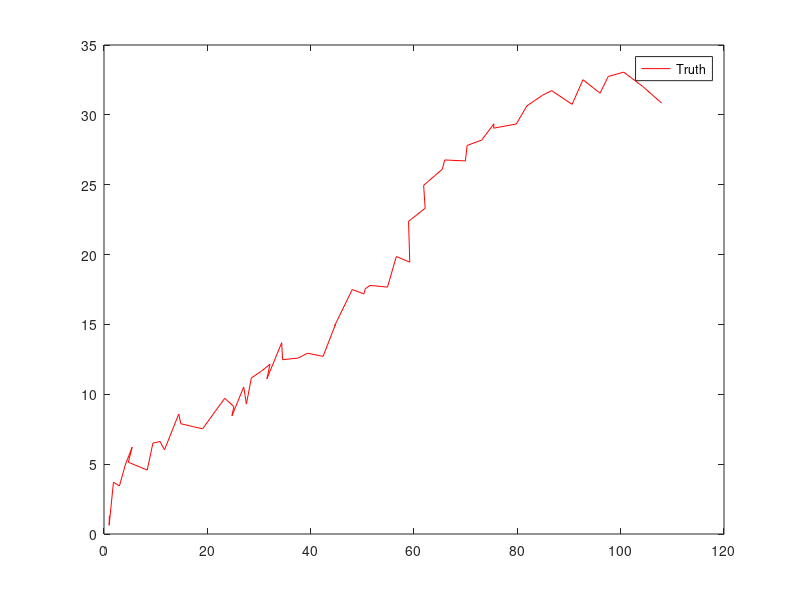
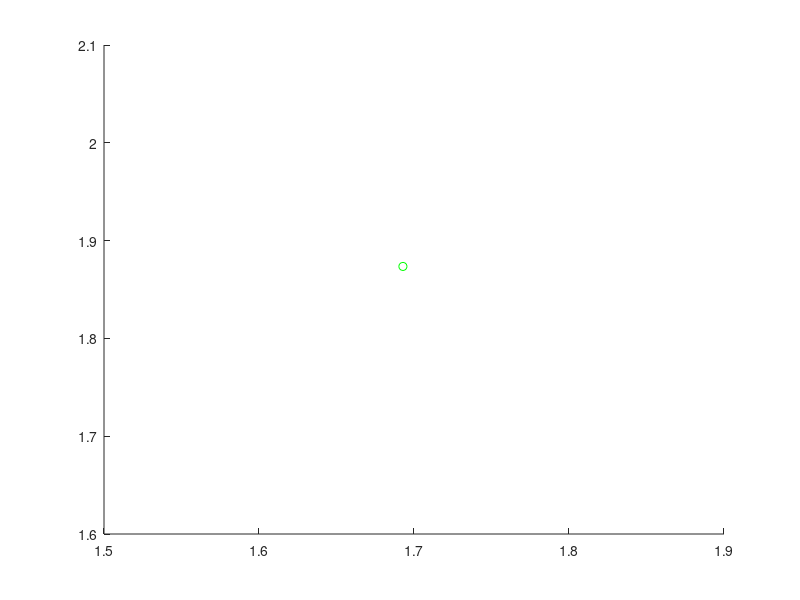

These figures' MATLAB source, in order: (Note: this script raises an error after producing the figures.)
%Author Angel Garcia-Fernandez
clear
randn('seed',12)
rand('seed',12)

mean_ini=[0,2,0,2]';
P_ini=diag([1 0.1 1 0.1]);
chol_ini=chol(P_ini)';

%Nearly constant velocity model
T=0.5;
F=[1 T 0 0;0 1 0 0; 0 0 1 T;0 0 0 1];
sigmaU=0.5;
Q=(sigmaU)^2*[T^3/3 T^2/2 0 0; T^2/2 T 0 0;0 0 T^3/3 T^2/2; 0 0 T^2/2 T];
chol_Q=chol(Q)';


%We measure position
H=[1, 0,0,0;
    0, 0,1,0];
R=0.5*diag([1,1]);
chol_R=chol(R)';

%Number of steps
Nsteps=60;


%Generation of the process
X_truth=zeros(4,Nsteps); %Components 1 and 3 denote position, 2 and 4 velocity
X_truth(:,1)=mean_ini+chol_ini*randn(4,1);
%Measurements
z_series=zeros(2,Nsteps);
z_series(:,1)=H*X_truth(:,1)+chol_R*randn(2,1);


for k=2:Nsteps
    
    %Truth
    X_truth(:,k)=F*X_truth(:,k-1)+chol_Q*randn(4,1);
    plot(X_truth(1,1:k),X_truth(3,1:k),'b')
    
    %Measurement
    z_series(:,k)=H*X_truth(:,k)+chol_R*randn(2,1);
    plot(z_series(1,k),z_series(2,k),'xr')
    %pause(0.5)
end
%pause
plot(z_series(1,:),z_series(2,:),'r')

legend('Truth','Measurements')





%%
%Kalman filter
x_k=mean_ini;
P_k=P_ini;

x_u_series=zeros(4,Nsteps);

figure(2)
hold on
plot(x_k(1),x_k(3),'oblack')
xlabel('x axis (m)')
ylabel('y axis (m)')
axis equal
axis([-5 40 -10 15])
hold off




for k=1:Nsteps
    %Update
    K_gain=P_k*H'/(H*P_k*H'+R);
    x_u=x_k+K_gain*(z_series(:,k)-H*x_k);
    P_u=P_k-K_gain*H*P_k;
    
    x_u_series(:,k)=x_u;
    
    figure(2)
    clf
    hold on
    plot(x_u(1),x_u(3),'oblack')
   
    grid on
    xlabel('x axis (m)')
    ylabel('y axis (m)')
    axis equal
    axis([-5 40 -10 15])
    
    plot(x_u_series(1,1:k),x_u_series(3,1:k),'black')
    plot(X_truth(1,1:k),X_truth(3,1:k),'b')
    plot(z_series(1,1:k),z_series(2,1:k),'xr')
    plot(z_series(1,1:k),z_series(2,1:k),'r')
    hold off
    
    title('KF (black), Measurements (red), True (blue)')

    pause

    
    
    %Prediction
    
    x_k=F*x_u;
    P_k=F*P_u*F'+Q;
    
    
    figure(2)
    clf
    hold on
    plot(x_k(1),x_k(3),'og')
    pellipse(x_k([1,3]),P_k([1,3],[1,3]),100,'g',4);
    grid on
    xlabel('x axis (m)')
    ylabel('y axis (m)')
    axis equal
    axis([-5 40 -10 15])
    
    plot(x_u_series(1,1:k),x_u_series(3,1:k),'black')
    plot(X_truth(1,1:k),X_truth(3,1:k),'b')
    plot(z_series(1,1:k),z_series(2,1:k),'xr')
    plot(z_series(1,1:k),z_series(2,1:k),'r')
    
    hold off
    title('KF (black), Measurements (red), True (blue)')

    pause
   
    
    
end







